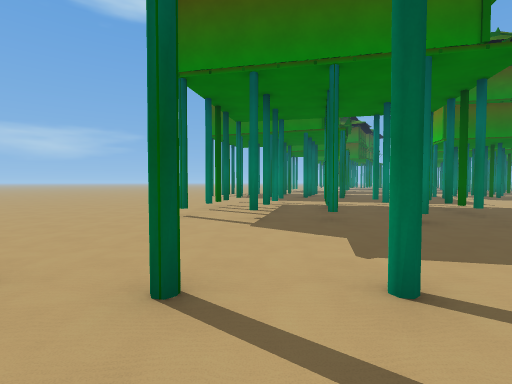
view 1 (above)

24 first-person views from a walk through a 3-D level made in the Godot game engine. The camera is 1.4 m above the floor, tilts 2° down and sees 85° across. The floor is counted in squares, 2 m on a side. Each view is taken from the middle of a square. On the plan, view 1 faces up. The plan holds only what a view shows up to about 9 squares ahead; the rest is blank. The place goes on beyond the plan.

view 2
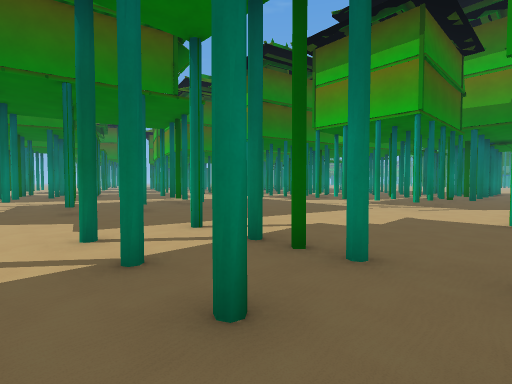

view 3
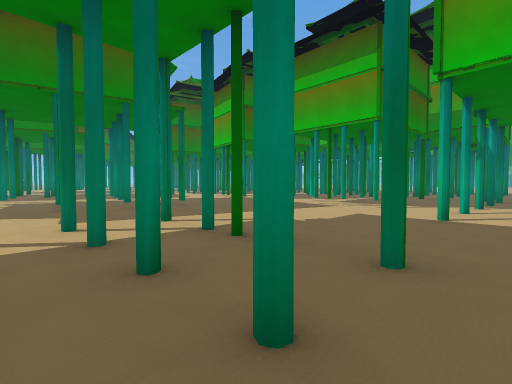

view 4
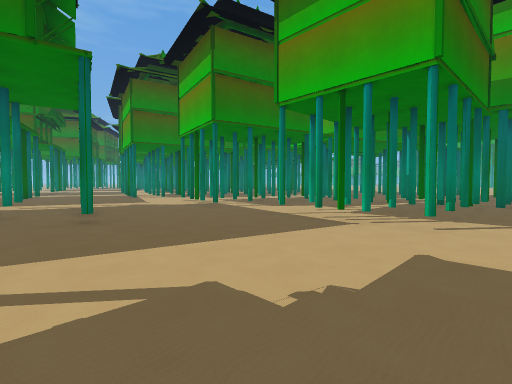

view 5
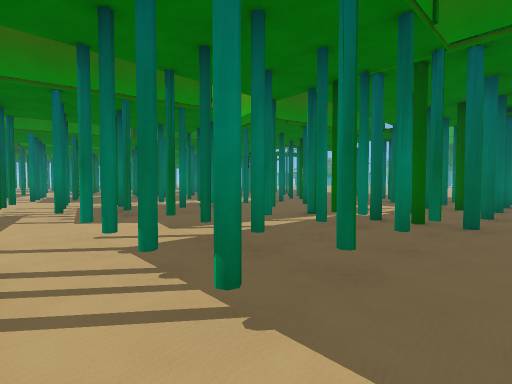

view 6
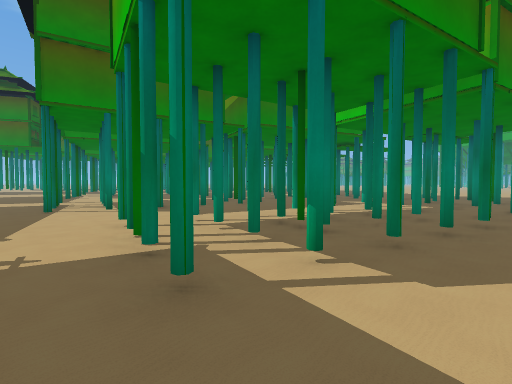

view 7
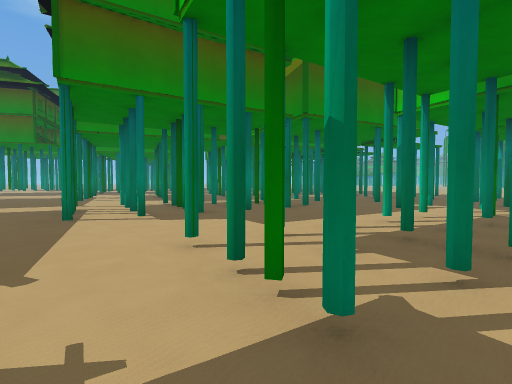

view 8
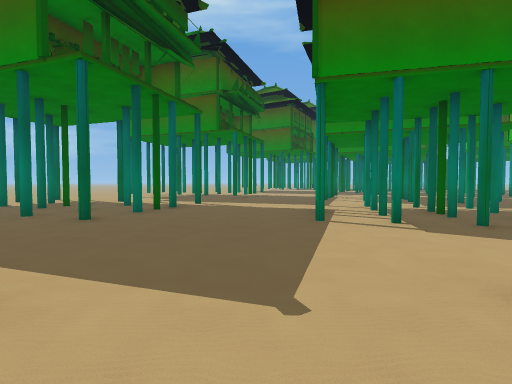

view 9
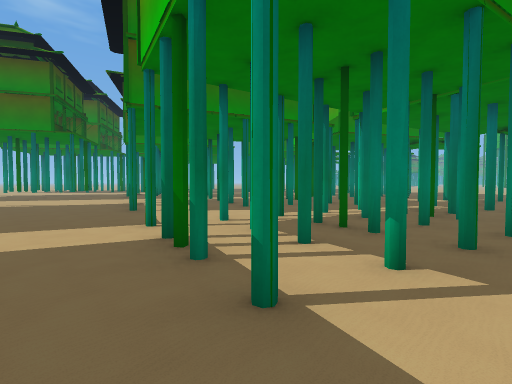

view 10
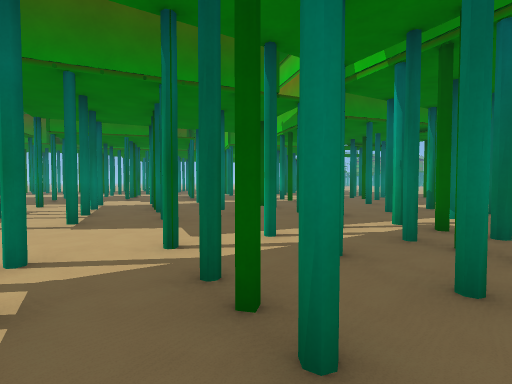

view 11
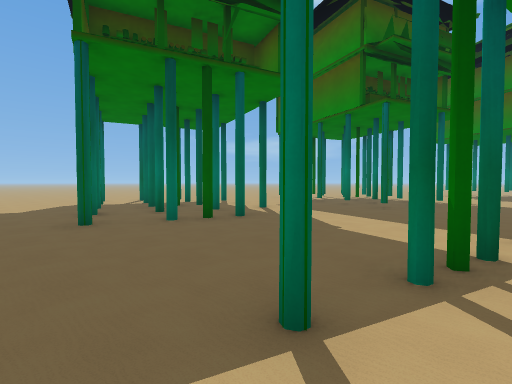

view 12
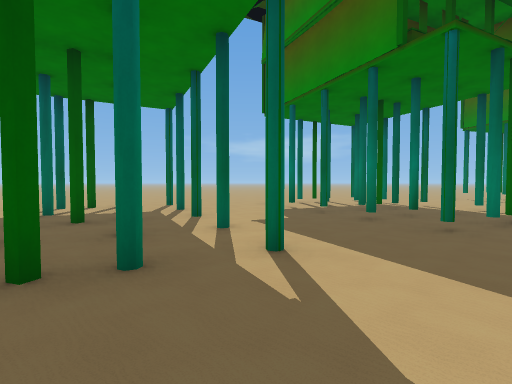

view 13
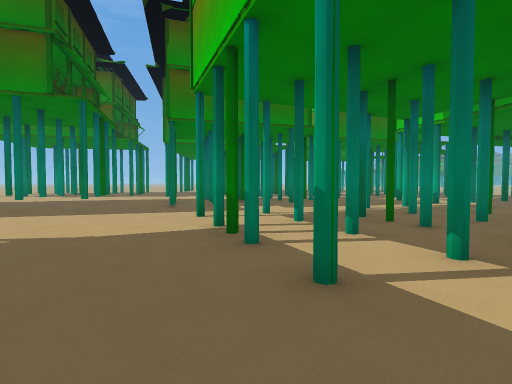

view 14
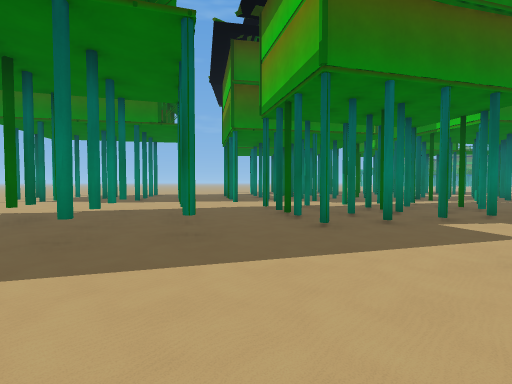

view 15
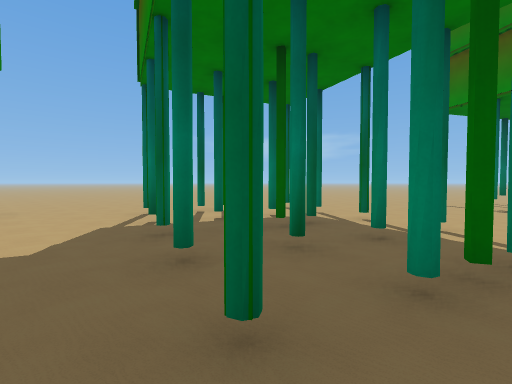

view 16
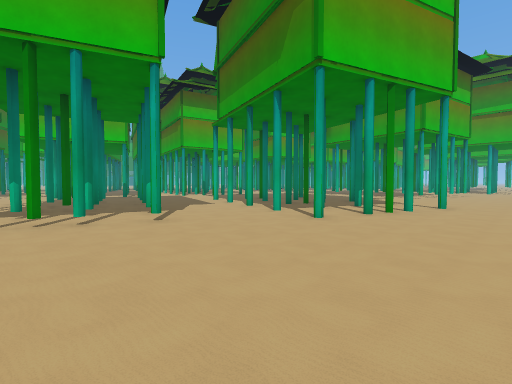

view 17
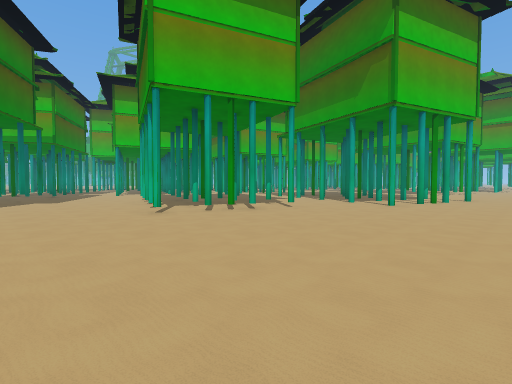

view 18
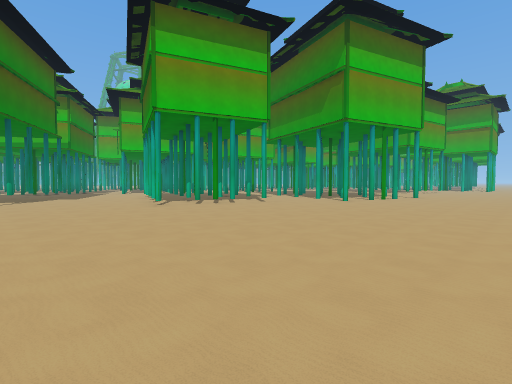

view 19
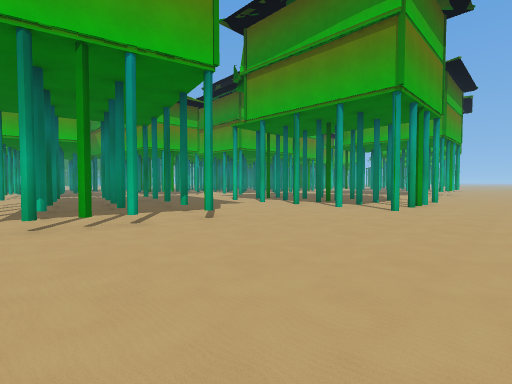

view 20
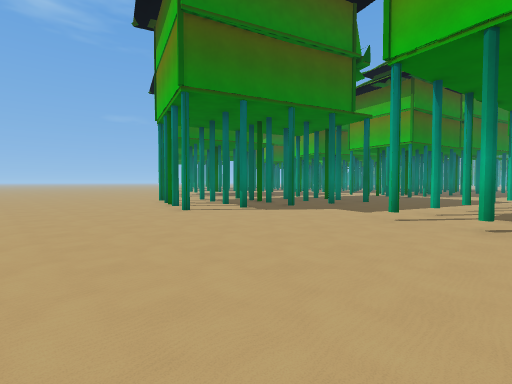

view 21
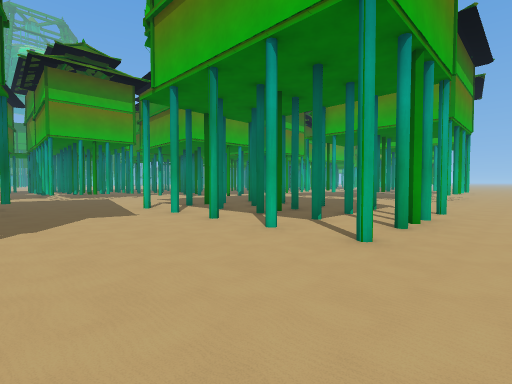

view 22
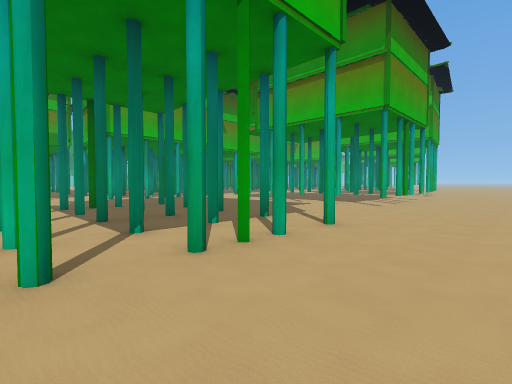

view 23
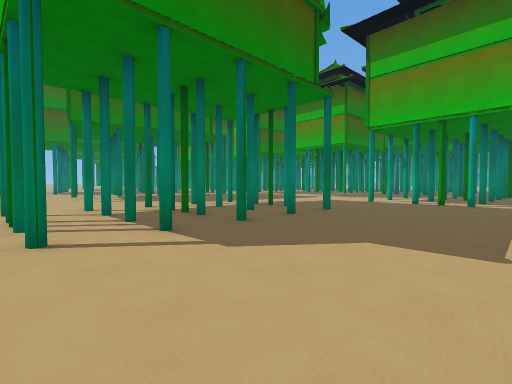

view 24
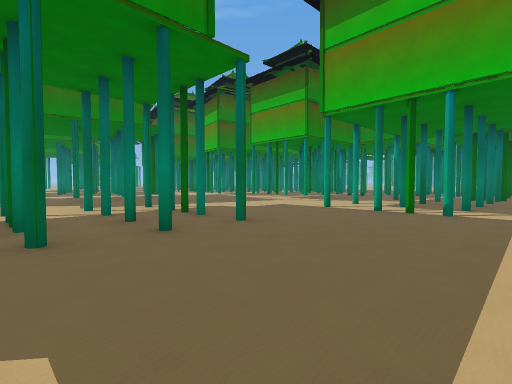

### Floor plan
Key: @ floor where view 1 was taken; . floor; H house.
Columns run from 6 left of view 1 to 20 right of it. Each row starts with its distance up from view 1.
 28 .......... H HH H....
 27 ............H..H.H..H.
 26 ...............H...HH...
 25 ................H...HH.HH
 24 ........H..........H.HHH..
 23 ........H..HH.......H..H.H
 22 .......H..H..H...H....H.
 21 .......H..H..H......H..
 20 ........H..H.H....H..H.H
 19 ...........HH...H.HH.H...H
 18  ....H..........H..H..H.H..
 17 .....H..H.............H.  H
 16 ....H.H.H..H........HH...H
 15 ......HH.H.H...HH....H....
 14 ....HH...HH.....H...H...H.
 13 .......HH.......HH..HH..
 12 ..........H...HH..HH..H.H
 11 ..................HHH.
 10 .....H.................
  9 ........H.H..........H.
  8 .....H..H..............HH
  7 .....HH.H..H..H..HHH.HH..
  6 .........H.H.......H..H.HH
  5 .......H.H......HH..H..H.H
  4 .......................H
  3 ..............HHH.....
  2 ..H.HH.HH.....H...H.....H
  1 ..............H.HHHH.H..H
  0 ..H..H@.H.......HHHH.H..H
 -1 ..H.H..HH...............
 -2 ..H.HH.HH...H.HH.H.
 -3 ............H...
 -4 ............H..H
 -5 ............H..H.H
 -6 ...H..H..H..HH.H

Where each view was taken, in squares from view 1:
view 1: 0 up, 0 right, facing up
view 2: 2 down, 0 right, facing up-right
view 3: 3 down, 0 right, facing up-right
view 4: 1 down, 3 right, facing up-right
view 5: 1 down, 8 right, facing up-right
view 6: 4 up, 7 right, facing up-right
view 7: 6 up, 7 right, facing up-right
view 8: 7 up, 7 right, facing up
view 9: 11 up, 7 right, facing up-right
view 10: 12 up, 10 right, facing up-right
view 11: 11 up, 9 right, facing up-left
view 12: 14 up, 7 right, facing up-left
view 13: 17 up, 8 right, facing up-right
view 14: 22 up, 8 right, facing up-right
view 15: 18 up, 7 right, facing up-left
view 16: 23 up, 4 left, facing down-right
view 17: 27 up, 4 left, facing down-right
view 18: 28 up, 6 left, facing down-right
view 19: 9 up, 6 left, facing down-right
view 20: 8 up, 6 left, facing up-right
view 21: 5 up, 5 left, facing down-right
view 22: 2 up, 6 left, facing down-right
view 23: 6 down, 4 left, facing up-right
view 24: 6 down, 1 left, facing up-right
